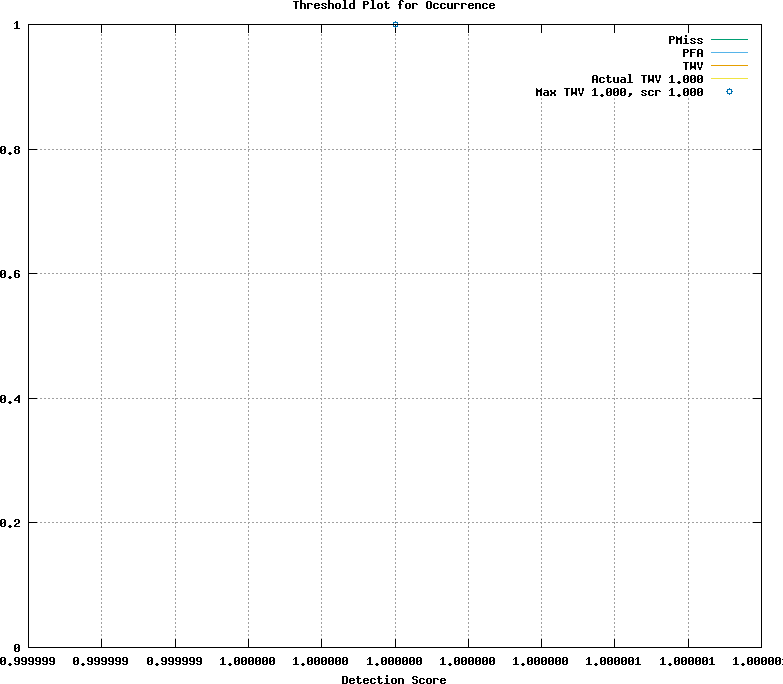

gnuplot code for this plot:
## GNUPLOT command file
set terminal postscript color
set style data lines
set title 'Threshold Plot for Occurrence'
set xlabel 'Detection Score'
set grid
set size ratio 0.85
plot [0.999999:1.000001]  \
  '/home/pieteruys/work/kws/github_kws/kws_test/bitbucket_vs_kws/keyword_output/decode_afr/decode/decoded_2021-05-14/decode_2021-05-14/kws_7/dets/sum.Occurrence.dat.1' using 1:4 title 'PMiss' with lines lt 2, \
  '/home/pieteruys/work/kws/github_kws/kws_test/bitbucket_vs_kws/keyword_output/decode_afr/decode/decoded_2021-05-14/decode_2021-05-14/kws_7/dets/sum.Occurrence.dat.1' using 1:5 title 'PFA' with lines lt 3, \
  '/home/pieteruys/work/kws/github_kws/kws_test/bitbucket_vs_kws/keyword_output/decode_afr/decode/decoded_2021-05-14/decode_2021-05-14/kws_7/dets/sum.Occurrence.dat.1' using 1:6 title 'TWV' with lines lt 4, \
  1 title 'Actual TWV 1.000' with lines lt 5, \
  '/home/pieteruys/work/kws/github_kws/kws_test/bitbucket_vs_kws/keyword_output/decode_afr/decode/decoded_2021-05-14/decode_2021-05-14/kws_7/dets/sum.Occurrence.dat.2' using 1:2 title 'Max TWV 1.000, scr 1.000' with points lt 6
